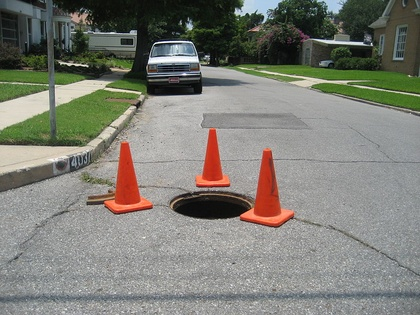
%> input picture 04/coneDetection.jpg, 420 x 315 px, shrunk from 800 x 600 before the run
$ octave bai1.m   (GNU Octave 9; MATLAB toolbox functions it lacks are replaced by stand-ins)
%> lines starting %> are read from the running program, lines starting %| are printed output that depends on the picture; in (x1, y1, x2, y2) boxes, pixels count from 0 and x2, y2 are one past the last pixel; in counts of white or black regions, pixels touching at a corner belong together; the program's own positions count from 1
I = imread("coneDetection.jpg");
%> I is the input picture: size 315x420x3 uint8; mean R, G, B 126, 126, 117.4

G = rgb2gray(I);
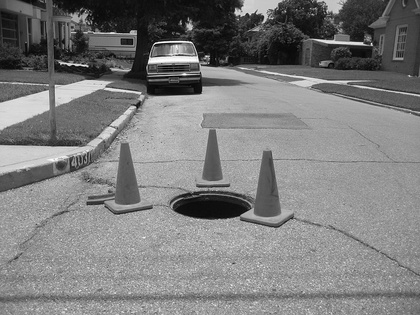
%> G: size 315x420 uint8; min 0, max 255, mean 125
K = G>120;
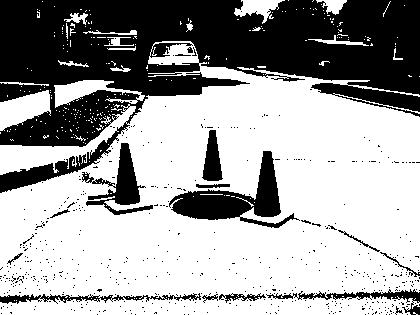
%> K: size 315x420 logical; 63% white; 514 black regions (498 under 20 px), largest, box (x1, y1, x2, y2) and area: (0, 0, 420, 193) 40161, (169, 151, 300, 228) 3309, (82, 143, 153, 215) 1600

figure;
imshow(K); title("Anh nhi phan");

S1 = ones(5,5);
S2 = ones(3,3);

[m, n, n_channels] = size(K);
%> m = 315; n = 420; n_channels = 1

temp1 = zeros(m+4, n+4);
temp1(3:m+2,3:n+2) = K;
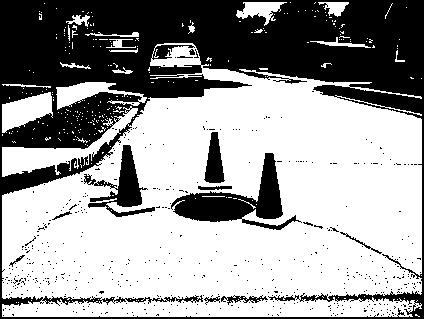
%> temp1: size 319x424 double; values 0 (black) and 1 (white), 61.7% white; 494 black regions (482 under 20 px), largest, box (x1, y1, x2, y2) and area: (0, 0, 424, 319) 44898, (171, 153, 302, 230) 3309, (84, 145, 155, 217) 1600
re1 = zeros(m, n);

temp2 = zeros(m+2, n+2);
temp2(2:m+1, 2:n+1) = K;
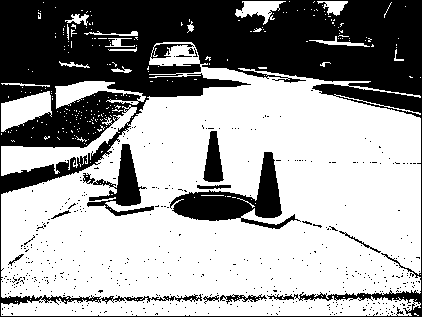
%> temp2: size 317x422 double; values 0 (black) and 1 (white), 62.3% white; 494 black regions (482 under 20 px), largest, box (x1, y1, x2, y2) and area: (0, 0, 422, 317) 43416, (170, 152, 301, 229) 3309, (83, 144, 154, 216) 1600
re2 = zeros(m, n);

for i = 1:m
  for j = 1:n
    mat = temp1(i:i+4, j:j+4) .* S1;
    count = size(find(mat==1));
    if count>0
       re1(i, j) = 1;
    endif

    mat = temp2(i:i+2, j:j+2) .* S2;
    count = size(find(mat==1));
    if count>0
       re2(i, j) = 1;
    endif
  endfor
endfor
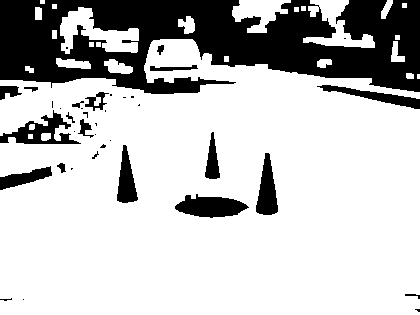
%> re1: size 315x420 double; values 0 (black) and 1 (white), 75.8% white; 39 black regions (21 under 20 px), largest, box (x1, y1, x2, y2) and area: (0, 0, 420, 94) 25500, (175, 194, 249, 218) 1155, (0, 110, 81, 144) 1066
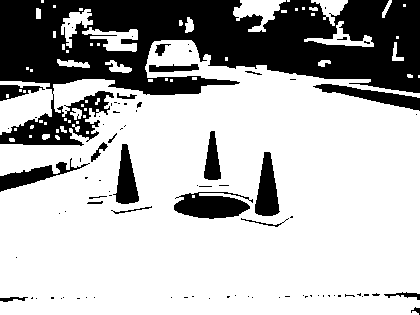
%> re2: size 315x420 double; values 0 (black) and 1 (white), 71.1% white; 87 black regions (65 under 20 px), largest, box (x1, y1, x2, y2) and area: (0, 0, 420, 146) 30753, (174, 192, 253, 219) 1455, (255, 152, 280, 216) 1014

re = logical(re1) - logical(re2);
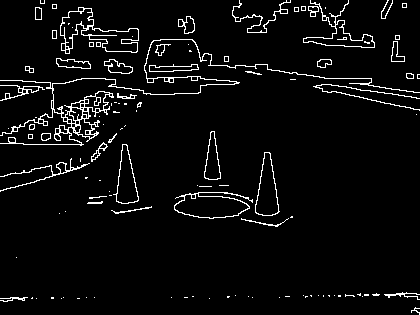
%> re: size 315x420 double; values 0 (black) and 1 (white), 4.7% white in thin lines or dots

figure;
imshow(re); title("Result");
